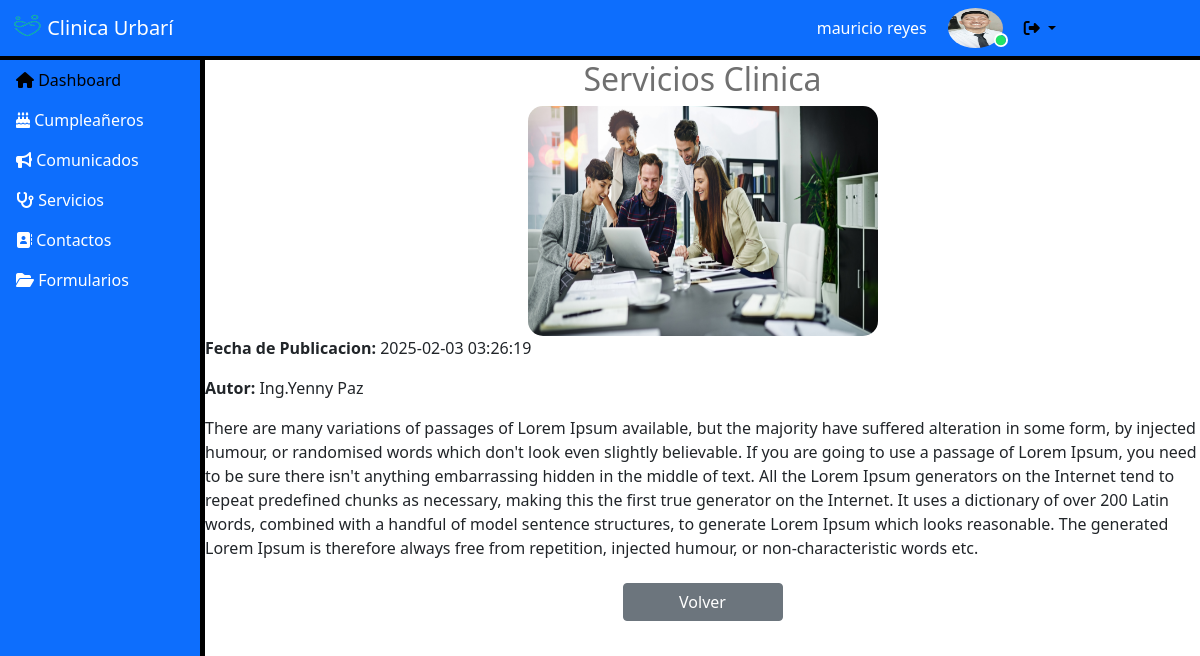
The app's page /detallecomunicado.php?id=7 (signed in) with its own data.
### tables this page shows
CREATE TABLE `users` (
  `id` int(100) NOT NULL,
  `name` varchar(100) NOT NULL,
  `email` varchar(100) NOT NULL,
  `password` varchar(100) NOT NULL,
  `user_type` varchar(20) NOT NULL DEFAULT 'user',
  `image` varchar(100) NOT NULL
);

CREATE TABLE `comunicados` (
  `id` int(11) NOT NULL,
  `titulo` varchar(255) NOT NULL,
  `descripcion` text NOT NULL,
  `fecha` datetime NOT NULL,
  `autor` varchar(255) NOT NULL,
  `imagen` varchar(255) NOT NULL
);

### detallecomunicado.php (the view)
<?php
require 'config.php';
$id = $_GET['id'];
$stmt = $pdo->prepare('SELECT * FROM comunicados WHERE id = ?');
$stmt->execute([$id]);
$comunicado = $stmt->fetch();
?>
<?php
  include 'header.php';
?>
<?php
  include 'navbar.php';
?>
<div class="detalle-contenedor">
    <div class="titulo"><h2><?php echo $comunicado['titulo']; ?></h2></div>
    <div class="img">
        <img src="<?php echo $comunicado['imagen']; ?>" alt="Imagen del Comunicado" >
    </div>
    <div class="fecha">
        <p><strong>Fecha de Publicacion: </strong><?php echo $comunicado['fecha']; ?></p>
        <p><strong>Autor: </strong><?php echo $comunicado['autor']; ?></p>
    </div>
    <div class="descripcion">
        <p><?php echo $comunicado['descripcion']; ?></p>
    </div>
    <div class="btn"><a class="btn btn-secondary" href="./admin_page.php">Volver</a></div>
</div>
<?php
  include 'footer.php';
?>

### header.php (shortened to what this page needs)
<?php
include 'config.php';
$admin_id = $_SESSION['admin_id'];
?>
<!DOCTYPE html>
<html lang="es">
<head>
   <link rel="stylesheet" href="styles.css">
   <link rel="stylesheet" href="//cdn.datatables.net/2.2.1/css/dataTables.dataTables.min.css">
   <link href="https://cdn.jsdelivr.net/npm/bootstrap@5.0.2/dist/css/bootstrap.min.css" rel="stylesheet">
</head>
<body>
      <section class="contenedor">
        <section class="contenedor-intranet">
        <?php
         $select_profile = $pdo->prepare("SELECT * FROM `users` WHERE id = ? ");
         $select_profile->execute([$admin_id]);
         $fetch_profile = $select_profile->fetch(PDO::FETCH_ASSOC);
        ?>
            <div class="seccion header-contenedor">
                <nav class="navbar navbar-expand-lg navbar-dark bg-primary">
                  <div class="container-fluid">
                    <a class="navbar-brand" href="#">
                      <img src="./img/logo.png" alt="" width="30" height="24" class="d-inline-block align-text-top">
                      Clinica Urbarí
                    </a>
                    <ul class="nav justify-content-end">
                        <li class="nav-item">
                          <a class="nav-link titulo"><?= $fetch_profile['name']; ?></a>
                        </li>
                        <li class="nav-item">
                          <div class="img-contenedor">
                            <img src="uploaded_img/<?= $fetch_profile['image']; ?>" alt="">
                            <div class="circulo-live"><i class="fa-solid fa-circle punto"></i></div>
                          </div>
                        </li>
                        <li class="nav-item dropdown">
                          <a class="nav-link dropdown-toggle danger" href="#" id="navbarDropdownMenuLink" role="button" data-bs-toggle="dropdown" aria-expanded="false">
                            <i class="fa-solid fa-right-from-bracket"></i>
                          </a>
                        </li>
                    </ul>
                  </div>
                </nav>
            </div>
             <div class="seccion navbar-contenedor navbar-dark bg-primary">

### styles.css (style rules this page uses)
* { padding: 0; margin: 0; box-sizing: content-box; }
.contenedor { background-color: rgb(0, 0, 0); width: 100%; height: 100%; display: grid; position: absolute; grid-column: 1/-1; grid-row: 1/-1; margin-right: 0; right: 0; left: 0; }
.contenedor-intranet { width: 100%; height: 100%; display: grid; grid-template-columns: 200px 1fr; grid-template-rows: 55px 1fr; grid-gap: 5px; }
.contenedor-intranet .seccion { background-color: rgb(255, 255, 255); }
.header-contenedor { grid-column: 1/-1; }
.header-contenedor .nav { margin-right: 14.5vh; }
.nav li .titulo { color: white; }
.nav li .img-contenedor { width: 65px; height: 40px; max-width: 65px; max-height: 40px; position: relative; padding-left: 5px; padding-right: 5px; }
.nav li .img-contenedor img { width: 100%; height: 100%; object-fit: fill; border-radius: 50%; }
.nav li .img-contenedor .circulo-live { position: absolute; bottom: 0; color: rgb(34, 226, 101); right: 0; font-size: 10px; padding: 0; margin: 0; }
.nav li .img-contenedor .circulo-live .punto { border: 2px solid white; padding: 0; margin: 0; border-radius: 50%; height: auto; right: 0; }
.nav li a { text-decoration: none; color: black; }
.detalle-contenedor { height: 100%; }
.detalle-contenedor .titulo { text-align: center; color: #707070; }
.detalle-contenedor .img { width: 350px; max-width: 350px; height: 230px; max-height: 230px; margin: 0 auto; }
.detalle-contenedor .img img { width: 100%; height: 100%; object-fit: fill; border-radius: 15px; }
.detalle-contenedor .btn { margin: 0 auto; width: 100%; }
.detalle-contenedor .btn a { margin: 0 auto; width: 10rem; }

### records on screen
users: name "mauricio reyes", image (picture)
comunicados: titulo "Servicios Clinica", imagen (picture), fecha "2025-02-03 03:26:19", autor "Ing.Yenny Paz", descripcion "There are many variations of passages of Lorem Ipsum available, but the majority have suffered alteration in some form, by injected humour, or randomised words which don't look even slightly believable. If you are going to use a passage of Lorem Ipsum, you need to be sure there isn't anything embarrassing hidden in the middle of text. All the Lorem Ipsum generators on the Internet tend to repeat predefined chunks as necessary, making this the first true generator on the Internet. It uses a dictionary of over 200 Latin words, combined with a handful of model sentence structures, to generate Lorem Ipsum which looks reasonable. The generated Lorem Ipsum is therefore always free from…"
